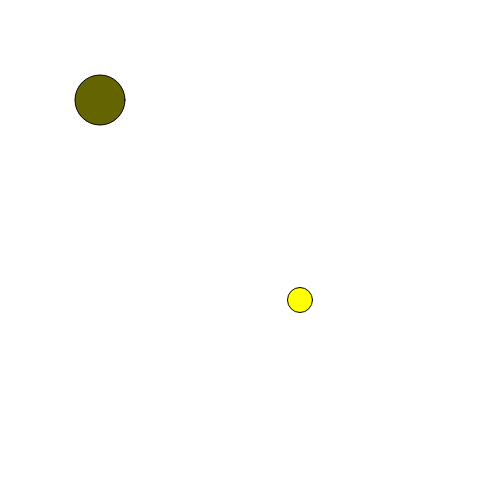
Frame 1 (no input)
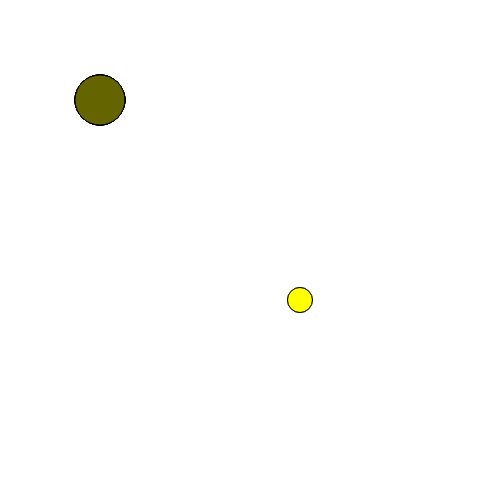
Frame 60 (no input)
Frame 120 (the mouse pressed at the canvas centre since frame 60): identical to frame 60, image omitted

The p5.js sketch that drew these frames (run headless with seeded random() and noise() and a simulated clock; from frame 60 on, the mouse is pressed at the canvas centre):

// p5.js sketch
// ── sketch.js
// TODO:   Handler
//        Interaction 'State' when interacting w/ enemy
//        Reset Button
//        Optomize by checking for only last n elements in array
//        Different Physics configs?
//        Different Color configs?
//        Split into Components?
//        HSB?


let x = 100;
let y = 100;
let velX = 0;
let velY = 0;
let trail = [];
let enemies = [];
let enemyCount = 1;
let enemyX = 300;
let enemyY = 300;
let enemyVelX = 0;
let enemyVelY = 0;

function setup() {
  createCanvas(500, 500);
}

function draw() {  
    movement(); 
    physics();
    loopAround();
  
  // Draw.
    clear();
  // Player Trail.
    renderPlayer();
  
    decay();
  
  // Touch the enemy.
    renderEnemies();
}

/***
  Misnomer. Also handles interactions
  Variables: x, y, enemyX, enemyY, enemies[], enemyCount
***/
function renderEnemies() {
   enemies.push({x: enemyX, y: enemyY})
    for(var i = 0; i < enemies.length; i++) {
      fill(enemies[i].x, enemies[i].y, enemies[i].x - enemies[i].y);
      ellipse(enemies[i].x, enemies[i].y, 25, 25);
      if(Math.abs(x-enemies[i].x) < 5 && Math.abs(y-enemies[i].y) < 5) {
        enemyCount++;
      }
    }
  // Keeps length of tail 'capped'
  if(enemies.length > enemyCount) {
    enemies.shift();
  }
}

/***
  Variables: x, y, trail[]
***/
function renderPlayer() {
  trail.push({x: x, y: y});
    for(var i = 0; i < trail.length; i++) {
      fill(trail[i].x, trail[i].y, trail[i].x - trail[i].y)
      ellipse(trail[i].x, trail[i].y, 50, 50);
    }
    if (trail.length > 10) {
      // pop from front
      trail.shift();
    }
}

/***
  Variables: x, y, enemyX, enemyY, velX, velY, enemyVelX, enemyVelY 
***/
function physics() {
  x += velX;
  y += velY;
  enemyX += enemyVelX;
  enemyY += enemyVelY;
}

/***
  Variables: x, y, enemyX, enemyY
***/
function loopAround() {
    // Loop around.
    if (x > 500)
      x = 0;
    if (x < 0)
      x = 500;
    if (y > 500)
      y = 0;
    if (y < 0)
      y = 500;
  
    if (enemyX > 500)
      enemyX = 0;
    if (enemyX < 0)
      enemyX = 500;
    if (enemyY > 500)
      enemyY = 0;
    if (enemyY < 0)
      enemyY = 500;
}

/***
  Variables: velX, velY, enemyVelX, enemyVelY
***/
function movement() {
  if (keyIsDown(LEFT_ARROW)) { 
        velX -= .5; 
        enemyVelX += .5;
    } 
  
    if (keyIsDown(RIGHT_ARROW)) { 
        velX += .5;
        enemyVelX -= .5;
    } 
  
    if (keyIsDown(UP_ARROW)) { 
        velY -= .5;
        enemyVelY += .5;
    } 
  
    if (keyIsDown(DOWN_ARROW)) { 
        velY += .5;
        enemyVelY -= .5;
    }
}

/***
  Variables: velX, velY, enemyVelX, enemyVelY
***/
function decay() {
  if (velX > 0)
    velX += -.1;
  if (velY > 0)
    velY += -.1;
  if (velX < 0)
    velX += .1;
  if (velY < 0)
    velY += .1;
  if (enemyVelX > 0)
    enemyVelX += -.1;
  if (enemyVelY > 0)
    enemyVelY += -.1;
  if (enemyVelX < 0)
    enemyVelX += .1;
  if (enemyVelY < 0)
    enemyVelY += .1;
}
